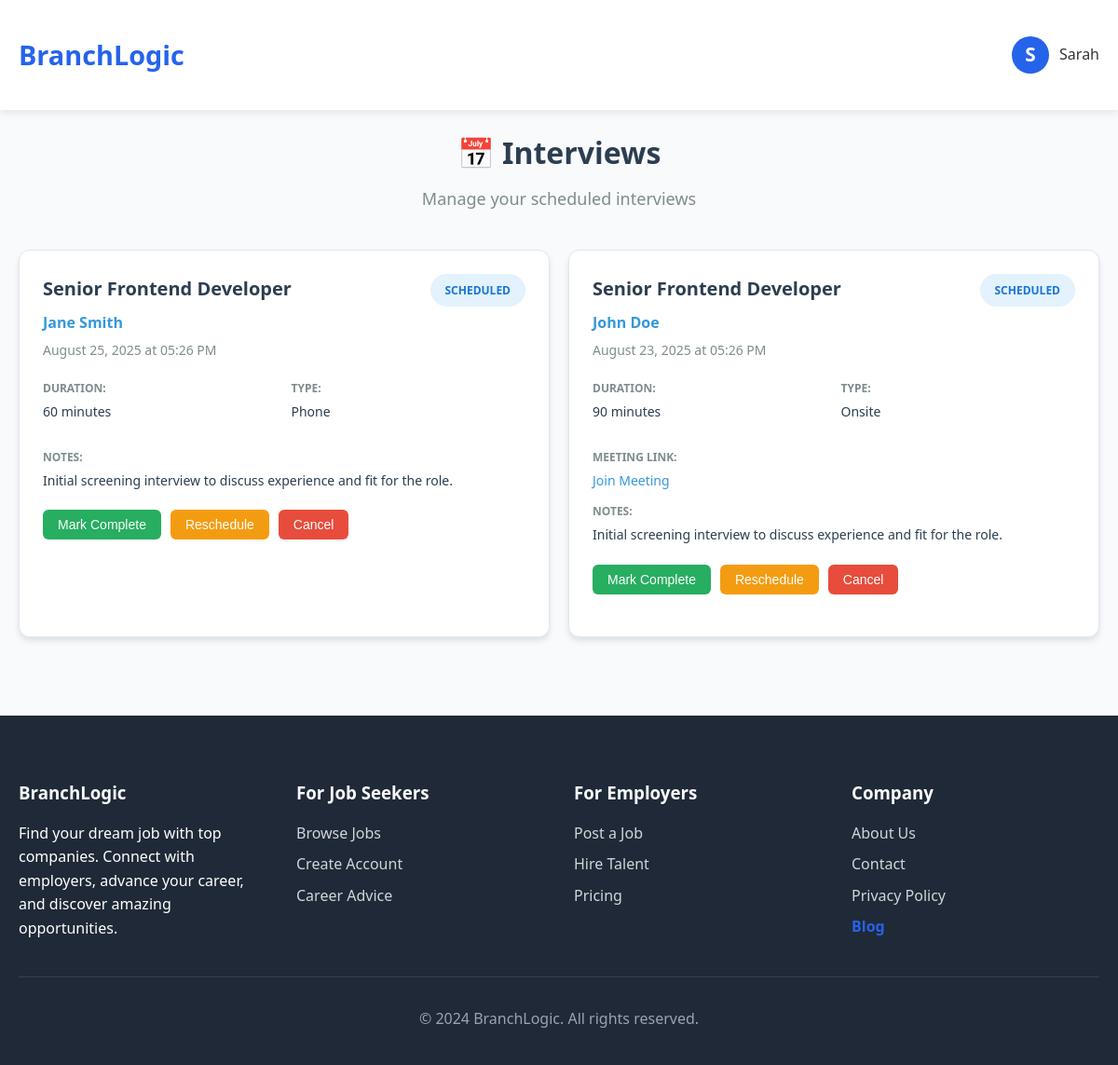
The page /interviews (signed in) on the database its author committed.
### app.py (models this page shows)
class User(UserMixin, db.Model):
    id = db.Column(db.Integer, primary_key=True)
    email = db.Column(db.String(120), unique=True, nullable=False)
    password_hash = db.Column(db.String(200), nullable=False)
    display_name = db.Column(db.String(100), nullable=False)
    first_name = db.Column(db.String(50), nullable=False)
    last_name = db.Column(db.String(50), nullable=False)
    role = db.Column(db.String(20), nullable=False, default='jobseeker')
    profile_complete = db.Column(db.Boolean, default=False)
    avatar = db.Column(db.String(200))
    bio = db.Column(db.Text)
    skills = db.Column(db.Text)
    experience = db.Column(db.Text)
    education = db.Column(db.Text)
    location = db.Column(db.String(100))
    website = db.Column(db.String(200))
    linkedin = db.Column(db.String(200))
    github = db.Column(db.String(200))
    created_at = db.Column(db.DateTime, default=datetime.utcnow)
    updated_at = db.Column(db.DateTime, default=datetime.utcnow, onupdate=datetime.utcnow)

class Interview(db.Model):
    id = db.Column(db.Integer, primary_key=True)
    application_id = db.Column(db.Integer, db.ForeignKey('application.id'), nullable=False)
    job_id = db.Column(db.Integer, db.ForeignKey('job.id'), nullable=False)
    applicant_id = db.Column(db.Integer, db.ForeignKey('user.id'), nullable=False)
    employer_id = db.Column(db.Integer, db.ForeignKey('user.id'), nullable=False)
    scheduled_at = db.Column(db.DateTime, nullable=False)
    duration = db.Column(db.Integer, default=60)  # Duration in minutes
    interview_type = db.Column(db.String(50), default='video')  # video, phone, onsite
    location = db.Column(db.String(200))  # For onsite interviews
    meeting_link = db.Column(db.String(500))  # For video interviews
    notes = db.Column(db.Text)
    status = db.Column(db.String(20), default='scheduled')  # scheduled, completed, cancelled, rescheduled
    created_at = db.Column(db.DateTime, default=datetime.utcnow)
    updated_at = db.Column(db.DateTime, default=datetime.utcnow, onupdate=datetime.utcnow)
    job = db.relationship('Job', backref='interviews', lazy=True)
    applicant = db.relationship('User', foreign_keys=[applicant_id], backref='interviews_as_applicant', lazy=True)

class Job(db.Model):
    id = db.Column(db.Integer, primary_key=True)
    title = db.Column(db.String(200), nullable=False)
    company = db.Column(db.String(200), nullable=False)
    location = db.Column(db.String(200), nullable=False)
    job_type = db.Column(db.String(50), nullable=False)
    remote = db.Column(db.Boolean, default=False)
    salary = db.Column(db.String(100))
    tags = db.Column(db.Text)
    urgent = db.Column(db.Boolean, default=False)
    logo = db.Column(db.String(200))
    description = db.Column(db.Text)
    requirements = db.Column(db.Text)
    benefits = db.Column(db.Text)
    category = db.Column(db.String(100))
    employer_id = db.Column(db.Integer, db.ForeignKey('user.id'), nullable=False)
    employer_email = db.Column(db.String(200), nullable=False)
    status = db.Column(db.String(20), default='active')
    applications_count = db.Column(db.Integer, default=0)
    application_deadline = db.Column(db.DateTime)
    posted_at = db.Column(db.DateTime, default=datetime.utcnow)
    created_at = db.Column(db.DateTime, default=datetime.utcnow)
    updated_at = db.Column(db.DateTime, default=datetime.utcnow, onupdate=datetime.utcnow)

### app.py (the view)
@app.route('/interviews')
@login_required
def interviews():
    if current_user.role == 'employer':
        interviews = Interview.query.filter_by(employer_id=current_user.id).order_by(Interview.scheduled_at.desc()).all()
    else:
        interviews = Interview.query.filter_by(applicant_id=current_user.id).order_by(Interview.scheduled_at.desc()).all()
    return render_template('interviews.html', interviews=interviews)

### app.py (called while the page is built)
@login_manager.user_loader
def load_user(user_id):
    return User.query.get(int(user_id))

### templates/interviews.html (shortened to what this page needs)
{% extends "base.html" %}
{% block content %}
<div class="container">
    <div class="header">
        <h1>📅 Interviews</h1>
        <p>Manage your scheduled interviews</p>
    </div>
    {% if interviews %}
        <div class="interviews-grid">
            {% for interview in interviews %}
            <div class="interview-card">
                <div class="interview-header">
                    <div class="interview-info">
                        <h3>{{ interview.job.title }}</h3>
                        <p class="candidate-name">
                            {% if current_user.role == 'employer' %}
                                {{ interview.applicant.display_name }}
                            {% else %}
                                {{ interview.job.company }}
                            {% endif %}
                        </p>
                        <p class="interview-time">
                            {{ interview.scheduled_at.strftime('%B %d, %Y at %I:%M %p') }}
                        </p>
                    </div>
                    <div class="status-badge status-{{ interview.status }}">
                        {{ interview.status|title }}
                    </div>
                </div>
                <div class="interview-details">
                    <div class="detail-row">
                        <div class="detail-item">
                            <span class="label">Duration:</span>
                            <span class="value">{{ interview.duration }} minutes</span>
                        </div>
                        <div class="detail-item">
                            <span class="label">Type:</span>
                            <span class="value">{{ interview.interview_type|title }}</span>
                        </div>
                    </div>
                    {% if interview.meeting_link %}
                    <div class="detail-item">
                        <span class="label">Meeting Link:</span>
                        <a href="{{ interview.meeting_link }}" target="_blank" class="value link">Join Meeting</a>
                    </div>
                    {% endif %}
                    {% if interview.notes %}
                    <div class="detail-item">
                        <span class="label">Notes:</span>
                        <span class="value">{{ interview.notes }}</span>
                    </div>
                    {% endif %}
                </div>
                <div class="interview-actions">
                    {% if interview.status == 'scheduled' %}
                        {% if current_user.role == 'employer' %}
                            <button class="btn btn-success" onclick="updateStatus({{ interview.id }}, 'completed')">Mark Complete</button>
                            <button class="btn btn-warning" onclick="updateStatus({{ interview.id }}, 'rescheduled')">Reschedule</button>
                        {% else %}
                            <button class="btn btn-success" onclick="updateStatus({{ interview.id }}, 'completed')">Mark Complete</button>
                        {% endif %}
                    {% elif interview.status == 'completed' %}
                        <button class="btn btn-primary" onclick="showNotesForm({{ interview.id }})">Add Notes</button>
                    {% endif %}
                    {% if interview.status == 'scheduled' %}
                        <button class="btn btn-danger" onclick="updateStatus({{ interview.id }}, 'cancelled')">Cancel</button>
                    {% endif %}
                </div>
            </div>
            {% endfor %}
        </div>
    {% endif %}
</div>
{% endblock %}

### templates/base.html (shortened to what this page needs)
<!DOCTYPE html>
<html lang="en">
<head>
</head>
<body>
    <nav class="navbar">
        <div class="container">
            <div class="nav-container" style="justify-content: space-between;">
                <a href="{{ url_for('home') }}" class="logo">BranchLogic</a>
                <div class="profile-dropdown">
                    <div class="profile-avatar">
                        <span class="avatar-circle">{{ current_user.first_name[0] if current_user.is_authenticated else 'U' }}</span>
                        <span class="profile-name">{{ current_user.first_name if current_user.is_authenticated else 'User' }}</span>
                    </div>
                </div>
            </div>
        </div>
    </nav>
    <main>
        {% block content %}{% endblock %}
    </main>
    <footer class="footer">
        <div class="container">
            <div class="footer-content">
                <div class="footer-section">
                    <h3>BranchLogic</h3>
                    <p>Find your dream job with top companies. Connect with employers, advance your career, and discover amazing opportunities.</p>
                </div>
                <div class="footer-section">
                    <h3>For Job Seekers</h3>
                    <a href="{{ url_for('jobs') }}">Browse Jobs</a>
                    <a href="{{ url_for('signup') }}">Create Account</a>
                    <a href="#">Career Advice</a>
                </div>
                <div class="footer-section">
                    <h3>For Employers</h3>
                    <a href="{{ url_for('post_job') }}">Post a Job</a>
                    <a href="{{ url_for('signup') }}">Hire Talent</a>
                    <a href="#">Pricing</a>
                </div>
                <div class="footer-section">
                    <h3>Company</h3>
                    <a href="#">About Us</a>
                    <a href="#">Contact</a>
                    <a href="#">Privacy Policy</a>
                    <a href="{{ url_for('blog') }}" style="color:#2563eb; font-weight:600;">Blog</a>
                </div>
            </div>
            <div class="footer-bottom">
                <p>&copy; 2024 BranchLogic. All rights reserved.</p>
            </div>
        </div>
    </footer>
</body>
</html>

### templates/base.html (style rules this page uses)
.profile-dropdown { position: relative; display: flex; align-items: center; margin-left: 2rem; }
.profile-avatar { display: flex; align-items: center; cursor: pointer; }
.avatar-circle { width: 40px; height: 40px; background: #2563eb; color: #fff; border-radius: 50%; display: flex; align-items: center; justify-content: center; font-size: 1.3rem; font-weight: bold; margin-right: 0.7rem; }
.profile-name { font-weight: 500; color: #333; }
* { margin: 0; padding: 0; box-sizing: border-box; }
body { font-family: 'Segoe UI', Tahoma, Geneva, Verdana, sans-serif; line-height: 1.6; color: #333; background-color: #f8fafc; }
.container { max-width: 1200px; margin: 0 auto; padding: 0 20px; }
.navbar { background: #fff; box-shadow: 0 2px 10px rgba(0,0,0,0.1); position: sticky; top: 0; z-index: 1000; }
.nav-container { display: flex; justify-content: space-between; align-items: center; padding: 1rem 0; }
.logo { font-size: 1.8rem; font-weight: bold; color: #2563eb; text-decoration: none; }
.btn { padding: 0.75rem 1.5rem; border: none; border-radius: 8px; font-weight: 500; text-decoration: none; display: inline-block; cursor: pointer; transition: all 0.3s; font-size: 1rem; }
.footer { background: #1f2937; color: white; padding: 3rem 0 1rem; margin-top: 4rem; }
.footer-content { display: grid; grid-template-columns: repeat(auto-fit, minmax(250px, 1fr)); gap: 2rem; margin-bottom: 2rem; }
.footer-section h3 { margin-bottom: 1rem; color: #f9fafb; }
.footer-section a { color: #d1d5db; text-decoration: none; display: block; margin-bottom: 0.5rem; }
.footer-bottom { text-align: center; padding-top: 2rem; border-top: 1px solid #374151; color: #9ca3af; }

### templates/interviews.html (style rules this page uses)
.container { max-width: 1200px; margin: 0 auto; padding: 20px; }
.header { text-align: center; margin-bottom: 40px; }
.header h1 { color: #2c3e50; margin-bottom: 10px; }
.header p { color: #7f8c8d; font-size: 18px; }
.interviews-grid { display: grid; grid-template-columns: repeat(auto-fill, minmax(450px, 1fr)); gap: 20px; }
.interview-card { background: white; border-radius: 12px; padding: 25px; box-shadow: 0 4px 6px rgba(0, 0, 0, 0.1); border: 1px solid #e1e8ed; transition: transform 0.2s, box-shadow 0.2s; }
.interview-header { display: flex; justify-content: space-between; align-items: flex-start; margin-bottom: 20px; }
.interview-info h3 { margin: 0 0 8px 0; color: #2c3e50; font-size: 20px; }
.candidate-name { color: #3498db; font-weight: 600; margin: 0 0 5px 0; font-size: 16px; }
.interview-time { color: #7f8c8d; margin: 0; font-size: 14px; }
.status-badge { padding: 8px 16px; border-radius: 20px; font-size: 12px; font-weight: 600; text-transform: uppercase; }
.status-scheduled { background: #e3f2fd; color: #1976d2; }
.interview-details { margin-bottom: 20px; }
.detail-row { display: grid; grid-template-columns: 1fr 1fr; gap: 15px; margin-bottom: 15px; }
.detail-item { display: flex; flex-direction: column; margin-bottom: 12px; }
.label { font-weight: 600; color: #7f8c8d; font-size: 12px; text-transform: uppercase; margin-bottom: 5px; }
.value { color: #2c3e50; font-size: 14px; }
.value.link { color: #3498db; text-decoration: none; }
.interview-actions { display: flex; gap: 10px; margin-bottom: 20px; flex-wrap: wrap; }
.btn { padding: 8px 16px; border: none; border-radius: 6px; text-decoration: none; font-size: 14px; font-weight: 500; cursor: pointer; transition: all 0.2s; }
.btn-success { background: #27ae60; color: white; }
.btn-warning { background: #f39c12; color: white; }
.btn-danger { background: #e74c3c; color: white; }

### rows shown on the page
User: first_name "S", first_name "Sarah"
Interview: job "Senior Frontend Developer", applicant.display_name "Jane Smith", scheduled_at "August 25, 2025 at 05:26 PM", status "SCHEDULED", duration "60", interview_type "Phone", notes "Initial screening interview to discuss experience and fit for the role."
Interview: job "Senior Frontend Developer", applicant.display_name "John Doe", scheduled_at "August 23, 2025 at 05:26 PM", status "SCHEDULED", duration "90", interview_type "Onsite", notes "Initial screening interview to discuss experience and fit for the role."
